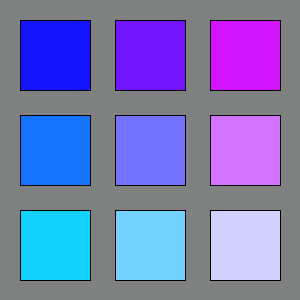
Frame 1 (no input)
Frame 60 (the mouse pressed at the canvas centre just before this capture): identical to frame 1, image omitted
Frame 120 (the mouse held since frame 60 and released just before this capture): identical to frame 1, image omitted

The Processing sketch that drew this single still picture (run headless with seeded random() and noise(); from frame 60 on, the mouse is pressed at the canvas centre):

// Processing sketch: processing_165222
// ── processing_165222.pde

int i;
int j;


void setup() {
  size(300,300);
  background(127,129,129);
  stroke(0);

  i = 20;
  j=20;

  
}

void draw(){

  for (int i = 20; i < width; i = i+95) {
    for (int j = 20; j < height; j = j+95) {
     fill(i,j,255);
     rect(i,j,70,70);

    }
  }
 
}
